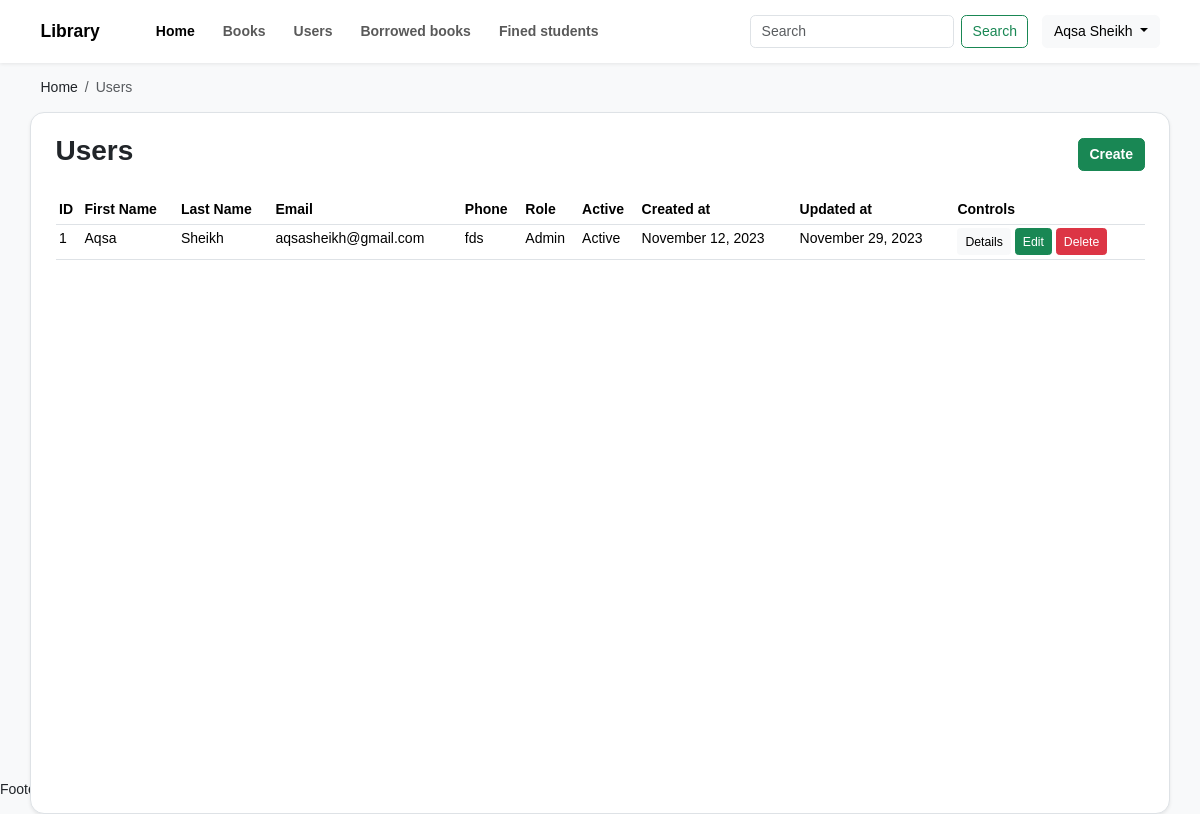
/users.php (signed in), run on the app's committed database.
### tables this page shows
CREATE TABLE `users` (
    `id` int(100) NOT NULL, `first_name` varchar(255) DEFAULT NULL, `last_name` varchar(255) DEFAULT NULL, `email` varchar(255) DEFAULT NULL, `phone` varchar(255) DEFAULT NULL, `password` varchar(500) DEFAULT NULL, `country` varchar(255) DEFAULT NULL, `state` varchar(255) DEFAULT NULL, `city` varchar(255) DEFAULT NULL, `address` varchar(255) DEFAULT NULL, `postal_code` varchar(10) DEFAULT NULL, `is_role` int(1) DEFAULT NULL, `is_active` tinyint(1) DEFAULT NULL, `created_at` timestamp NULL DEFAULT NULL, `updated_at` timestamp NULL DEFAULT NULL
);

### modules/users.php (called while the page is built, shortened)
<?php
class users extends database
{
    public static function listing()
    {
        try {
            $stmt = "SELECT * FROM `users` ORDER BY `id` DESC";
            $query = parent::$con->prepare($stmt);
            $query->execute();
            $query->setFetchMode(PDO::FETCH_ASSOC);
            $data = $query->fetchAll();
            return $data;
        } catch (PDOException $e) {
            echo $e->getMessage();
        }
    }
}

### app/auth.php (called while the page is built, shortened)
<?php
class auth extends database
{
    public static function user()
    {
        try {
            if (isset($_SESSION['is_role'])) {
                $stmt = "SELECT * FROM `users` WHERE `is_role` = {$_SESSION['is_role']}";
                $query = parent::$con->prepare($stmt);
                $query->execute();
                $query->setFetchMode(PDO::FETCH_ASSOC);
                $data = $query->fetch();
                return $data;
            }
        } catch (PDOException $e) {
            echo $e->getMessage();
        }
    }
}
$user = auth::user();

### app/bootstrap.php (called while the page is built, shortened)
<?php session_start();
require_once "database.php";
require_once "utils.php";
require_once "auth.php";

### users.php (the view, shortened to what this page needs)
<?php require_once "./app/bootstrap.php"; ?>
<!DOCTYPE html>
<html lang="en">
<head>
    <link rel="stylesheet" href="./assets/libs/bootstrap/css/bootstrap.min.css">
    <link rel="stylesheet" href="./assets/css/stylesheet.css">
</head>
<body class="bg-light h-100 d-flex flex-column">
    <main class="container h-100">
        <nav class="m-0">
            <ol class="breadcrumb">
                <li class="breadcrumb-item"><a href="home.php" class=" text-dark text-decoration-none">Home</a></li>
                <li class="breadcrumb-item active">Users</li>
            </ol>
        </nav>
        <div class="row justify-content-center h-100">
            <div class="card shadow-sm rounded-4 border">
                <div class="card-header bg-transparent border-0 pt-4 d-flex align-items-center justify-content-between">
                    <h3 class="fs-2 fw-bold">Users</h3>
                    <a href="user-create.php" class="btn btn-success fw-bold">Create</a>
                </div>
                <div class="card-body">
                    <table class="table table-sm">
                        <thead>
                            <tr>
                                <th>ID</th>
                                <th>First Name</th>
                                <th>Last Name</th>
                                <th>Email</th>
                                <th>Phone</th>
                                <th>Role</th>
                                <th>Active</th>
                                <th>Created at</th>
                                <th>Updated at</th>
                                <th>Controls</th>
                            </tr>
                        </thead>
                        <tbody>
                            <?php $listing = users::listing(); ?>
                            <?php if ($listing) : ?>
                                <?php foreach ($listing as $item) : ?>
                                    <tr>
                                        <td><?= $item["id"]; ?></td>
                                        <td><?= $item["first_name"]; ?></td>
                                        <td><?= $item["last_name"]; ?></td>
                                        <td><?= $item["email"]; ?></td>
                                        <td><?= $item["phone"]; ?></td>
                                        <td><?= utils::is_role("badge", $item["is_role"]); ?></td>
                                        <td><?= utils::is_active("badge", $item["is_active"]); ?></td>
                                        <td><?= date("F d, Y", strtotime($item["created_at"])); ?></td>
                                        <td><?= date("F d, Y", strtotime($item["updated_at"])); ?></td>
                                        <td>
                                            <a href="user-details.php?id=<?= $item["id"]; ?>" class="btn btn-sm btn-light">Details</a>
                                            <a href="user-update.php?id=<?= $item["id"]; ?>" class="btn btn-sm btn-success">Edit</a>
                                            <a href="users.php?id=<?= $item["id"]; ?>" class="btn btn-sm btn-danger">Delete</a>
                                        </td>
                                    </tr>
                                <?php endforeach; ?>
                            <?php else : ?>
                                <tr>
                                    <td colspan="9" class="text-center text-danger fw-bold p-2">No records exists</td>
                                </tr>
                            <?php endif; ?>
                        </tbody>
                    </table>
                </div>
            </div>
        </div>
    </main>
</body>
</html>

### app/utils.php (shortened to what this page needs)
<?php
class utils
{
    public static function is_active($type = "badge", $value = null)
    {
        if ($type == "badge") {
            echo ($value) ? "Active" : "Inactive";
        } else if ($type == "select") {
            echo ($value) ? "<option value='1' selected>Active</option><option value='0'>Inactive</option>" : "<option value='1'>Active</option><option value='0' selected>Inactive</option>";
        }
    }
    public static function is_role($type = "badge", $value = null)
    {
        $roles = ["0" => "Admin", "1" => "Faculty", "2" => "Student"];
        if ($type == "badge") {
            foreach ($roles as $key => $item) {
                echo ($key == $value) ? $item : "";
            }
        } else if ($type == "select") {
            $template = "";
            foreach ($roles as $key => $item) {
                $selected = ($key == $value) ? "selected" : "";
                $template .= "<option value='{$key}' {$selected}>{$item}</option>";
            }
            echo $template;
        }
    }
    public static function component($name)
    {
        $filename =  "components/" . $name . ".php";
        if (file_exists($filename)) {
            require_once $filename;
        } else {
            die("component file not exists " . $name);
        }
    }
}

### assets/css/stylesheet.css (style rules this page uses)
* { box-sizing: border-box; }
html, body { font-family: Arial, Helvetica, sans-serif; font-size: 14px; margin: 0; padding: 0; height: 100%; }

### data on the page
users: id "1", first_name "Aqsa", last_name "Sheikh", email "aqsasheikh@gmail.com", phone "fds", item "Admin", is_active "Active", created_at "November 12, 2023", updated_at "November 29, 2023"

### other printed values
$GLOBALS["user"]["first_name"] "Aqsa"
$GLOBALS["user"]["last_name"] "Sheikh"
